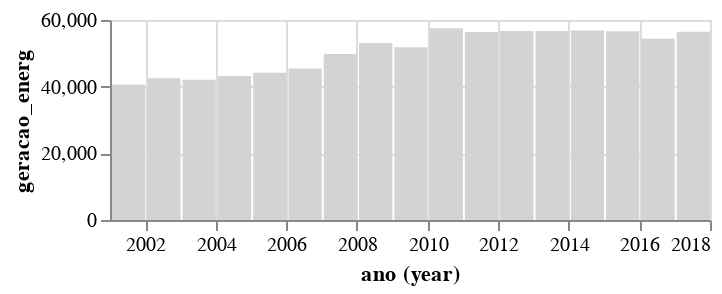

Notebook cell for this chart:
### Markdown cell above
Vamos então plotar um gráfico de barras com a geração total de energia por ano, somando todas as fontes.

### Code cell
ano_chart = alt.Chart(df_ano).mark_bar().encode(
    alt.X('ano', timeUnit='year'),
    alt.Y('geracao_energ'),
    color=alt.value('lightgray'),
).properties(
    # width=400, # define a largura do gráfico para 400 pixels
    height=100 # define a altura do gráfico para 50 pixels
)

ano_chart

### Figure 1 — Vega-Lite specification as saved in the notebook (floating-point values rounded to 4 significant figures)
{"config": {"view": {"continuousWidth": 300, "continuousHeight": 300}}, "data": {"name": "data-bbd011dc4b7316b5d8deffee6717ba8e"}, "mark": {"type": "bar"}, "encoding": {"color": {"value": "lightgray"}, "x": {"field": "ano", "timeUnit": "year", "type": "temporal"}, "y": {"field": "geracao_energ", "type": "quantitative"}}, "height": 100, "$schema": "https://vega.github.io/schema/vega-lite/v5.20.1.json", "datasets": {"data-bbd011dc4b7316b5d8deffee6717ba8e": [{"ano": "2001-01-01T00:00:00", "geracao_energ": 40651}, {"ano": "2002-01-01T00:00:00", "geracao_energ": 42528}, {"ano": "2003-01-01T00:00:00", "geracao_energ": 42107}, {"ano": "2004-01-01T00:00:00", "geracao_energ": 43236}, {"ano": "2005-01-01T00:00:00", "geracao_energ": 44145}, {"ano": "2006-01-01T00:00:00", "geracao_energ": 45473}, {"ano": "2007-01-01T00:00:00", "geracao_energ": 49778}, {"ano": "2008-01-01T00:00:00", "geracao_energ": 53086}, {"ano": "2009-01-01T00:00:00", "geracao_energ": 51859}, {"ano": "2010-01-01T00:00:00", "geracao_energ": 57509}, {"ano": "2011-01-01T00:00:00", "geracao_energ": 56371}, {"ano": "2012-01-01T00:00:00", "geracao_energ": 56675}, {"ano": "2013-01-01T00:00:00", "geracao_energ": 56670}, {"ano": "2014-01-01T00:00:00", "geracao_energ": 56854}, {"ano": "2015-01-01T00:00:00", "geracao_energ": 56653}, {"ano": "2016-01-01T00:00:00", "geracao_energ": 54381}, {"ano": "2017-01-01T00:00:00", "geracao_energ": 56476}]}}
